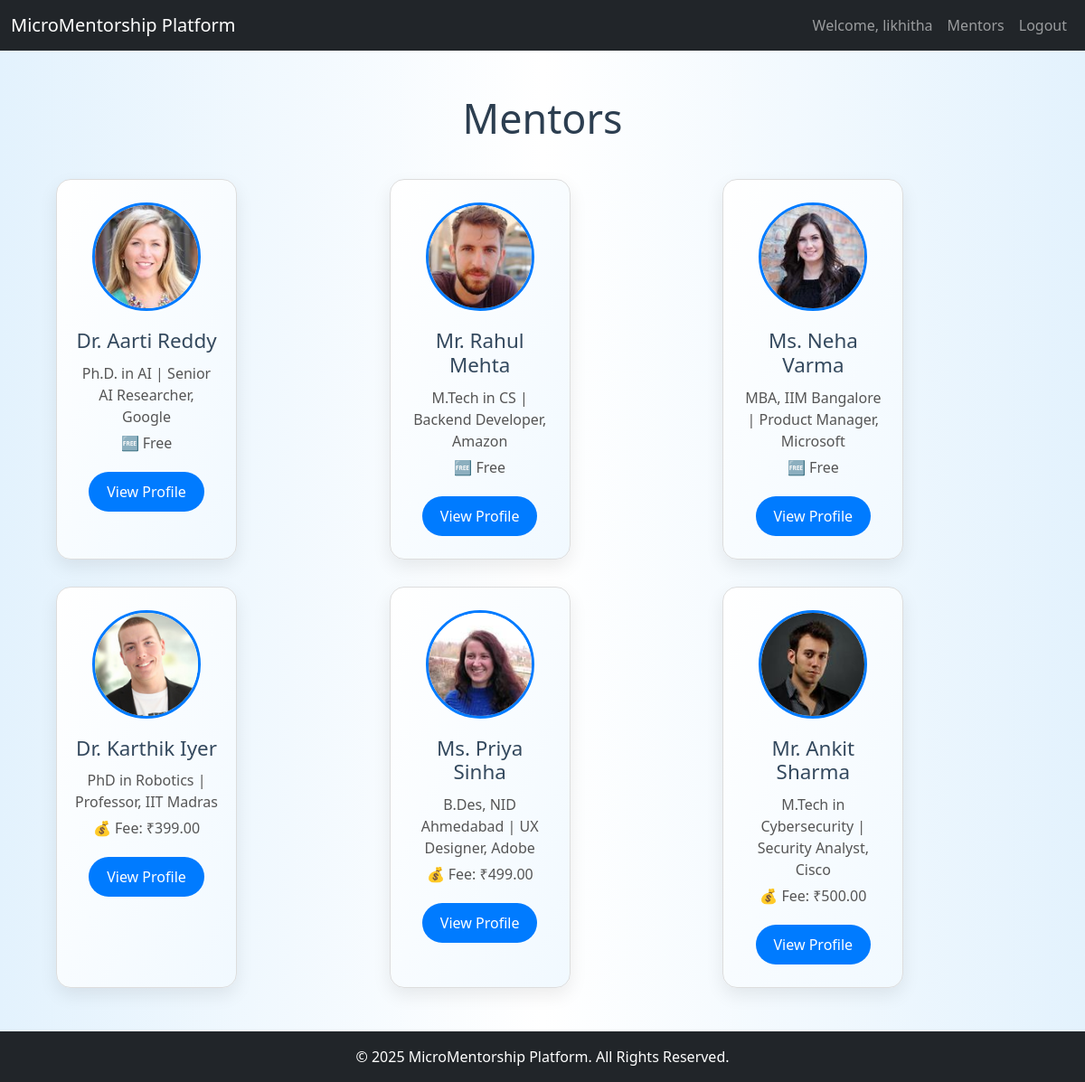
/mentors/ (signed in), run on the app's committed database.
### base/models.py (models this page shows, shortened)
class User(AbstractUser):
    is_mentor = models.BooleanField(default=False)
    is_student = models.BooleanField(default=False)
    class Meta:
        swappable = 'AUTH_USER_MODEL'  # Important to allow Django to swap default

class Mentor(models.Model):
    mentor_user = models.OneToOneField('MentorUser', on_delete=models.CASCADE, null=True, blank=True)
    name = models.CharField(max_length=200, default='Mentor Name')
    photo = models.ImageField(upload_to='mentor_photos/')
    qualification = models.CharField(max_length=255)
    job_role = models.CharField(max_length=255)
    about = models.TextField()
    is_paid = models.BooleanField(default=False)
    fee = models.DecimalField(max_digits=8, decimal_places=2, default=0)

### base/views.py (the view)
# urls.py: path('mentors/', views.mentor_list, name='mentor_list'),
def mentor_list(request):
    mentors = Mentor.objects.all()
    return render(request, 'mentorship/mentor_list.html', {'mentors': mentors})

### base/templates/mentorship/mentor_list.html (shortened to what this page needs)
{% extends 'base.html' %}
{% block content %}
<h1>Mentors</h1>
<div class="mentor-cards">
  {% for m in mentors %}
    <span class="mentor-card">
      <img src="{{ m.photo.url }}" alt="{{ m.user.username }}">
      <h3>{{ m.name }}</h3>
      <p>{{ m.qualification }} | {{ m.job_role }}</p>
      {% if m.is_paid %}
        <p>💰 Fee: ₹{{ m.fee }}</p>
      {% else %}
        <p>🆓 Free</p>
      {% endif %}
      <a href="{% url 'mentor_detail' m.id %}">View Profile</a>
    </span>
  {% endfor %}
</div>
{% endblock %}

### base/templates/base.html (shortened to what this page needs)
{% load static %}
<!DOCTYPE html>
<html lang="en">
<head>
    <link rel="stylesheet" href="{% static 'css/styles.css' %}">
    <link href="https://cdn.jsdelivr.net/npm/bootstrap@5.3.0/dist/css/bootstrap.min.css" rel="stylesheet">
</head>
<body>
<nav class="navbar navbar-expand-lg navbar-dark bg-dark">
    <div class="container-fluid">
        <a class="navbar-brand" href="{% url 'home' %}">MicroMentorship Platform</a>
        <div class="collapse navbar-collapse justify-content-end" id="navbarNav">
            <ul class="navbar-nav">
                {% if user.is_authenticated %}
                    <li class="nav-item">
                        <span class="nav-link">Welcome, {{ user.username }}</span>
                    </li>
                    <li class="nav-item">
                        <a class="nav-link" href="{% url 'mentor_list' %}">Mentors</a>
                    </li>
                    <li class="nav-item">
                        <a class="nav-link" href="{% url 'logout' %}">Logout</a>
                    </li>
                {% endif %}
            </ul>
        </div>
    </div>
</nav>
<div class="container my-5">
    {% block content %}{% endblock %}
</div>
<footer class="bg-dark text-white text-center py-3">
    <div class="container">
        &copy; 2025 MicroMentorship Platform. All Rights Reserved.
    </div>
</footer>
</body>
</html>

### base/static/css/styles.css (style rules this page uses)
body { font-family: Arial, sans-serif; margin:0; padding:20px; background:#f9f9f9; }
.mentor-cards { display:flex; flex-wrap: wrap; gap:20px; }
.mentor-card { background:#fff; padding:20px; border:1px solid #ddd; width:200px; text-align:center; border-radius:8px; transition: box-shadow .3s; }
.mentor-card img { width:100%; height: auto; border-radius:50%; }
body { font-family: 'Segoe UI', sans-serif; background: linear-gradient(135deg, #ece9e6, #ffffff); margin: 0; padding: 0; color: #333; }

### base/templates/base.html (style rules this page uses)
footer { background: #003b4f; color: white; text-align: center; padding: 15px; }

### base/templates/mentorship/mentor_list.html (style rules this page uses)
body { background: linear-gradient(to right, #e3f2fd, #ffffff, #e3f2fd); }
h1 { text-align: center; font-size: 2.8em; margin-bottom: 40px; color: #2c3e50; }
.mentor-cards { display: grid; grid-template-columns: repeat(auto-fit, minmax(280px, 1fr)); gap: 30px; padding: 0 20px; }
.mentor-card { background: linear-gradient(to bottom right, #ffffff, #f1f9ff); border-radius: 16px; box-shadow: 0 8px 20px rgba(0, 0, 0, 0.08); overflow: hidden; text-align: center; padding: 25px 20px; transition: transform 0.3s ease, box-shadow 0.3s ease; }
.mentor-card img { width: 120px; height: 120px; object-fit: cover; border-radius: 50%; margin-bottom: 20px; border: 3px solid #007bff; }
.mentor-card h3 { font-size: 1.4em; color: #34495e; margin-bottom: 10px; }
.mentor-card p { font-size: 1em; color: #555; margin: 5px 0; }
.mentor-card a { display: inline-block; margin-top: 15px; padding: 10px 20px; background-color: #007bff; color: #fff; text-decoration: none; border-radius: 25px; font-weight: 500; transition: background-color 0.3s ease, transform 0.3s ease; }

### data on the page
User: username "likhitha"
Mentor: photo (picture), name "Dr. Aarti Reddy", qualification "Ph.D. in AI", job_role "Senior AI Researcher, Google", is_paid "🆓 Free"
Mentor: photo (picture), name "Mr. Rahul Mehta", qualification "M.Tech in CS", job_role "Backend Developer, Amazon", is_paid "🆓 Free"
Mentor: photo (picture), name "Ms. Neha Varma", qualification "MBA, IIM Bangalore", job_role "Product Manager, Microsoft", is_paid "🆓 Free"
Mentor: photo (picture), name "Dr. Karthik Iyer", qualification "PhD in Robotics", job_role "Professor, IIT Madras", fee "399.00"
Mentor: photo (picture), name "Ms. Priya Sinha", qualification "B.Des, NID Ahmedabad", job_role "UX Designer, Adobe", fee "499.00"
Mentor: photo (picture), name "Mr. Ankit Sharma", qualification "M.Tech in Cybersecurity", job_role "Security Analyst, Cisco", fee "500.00"
